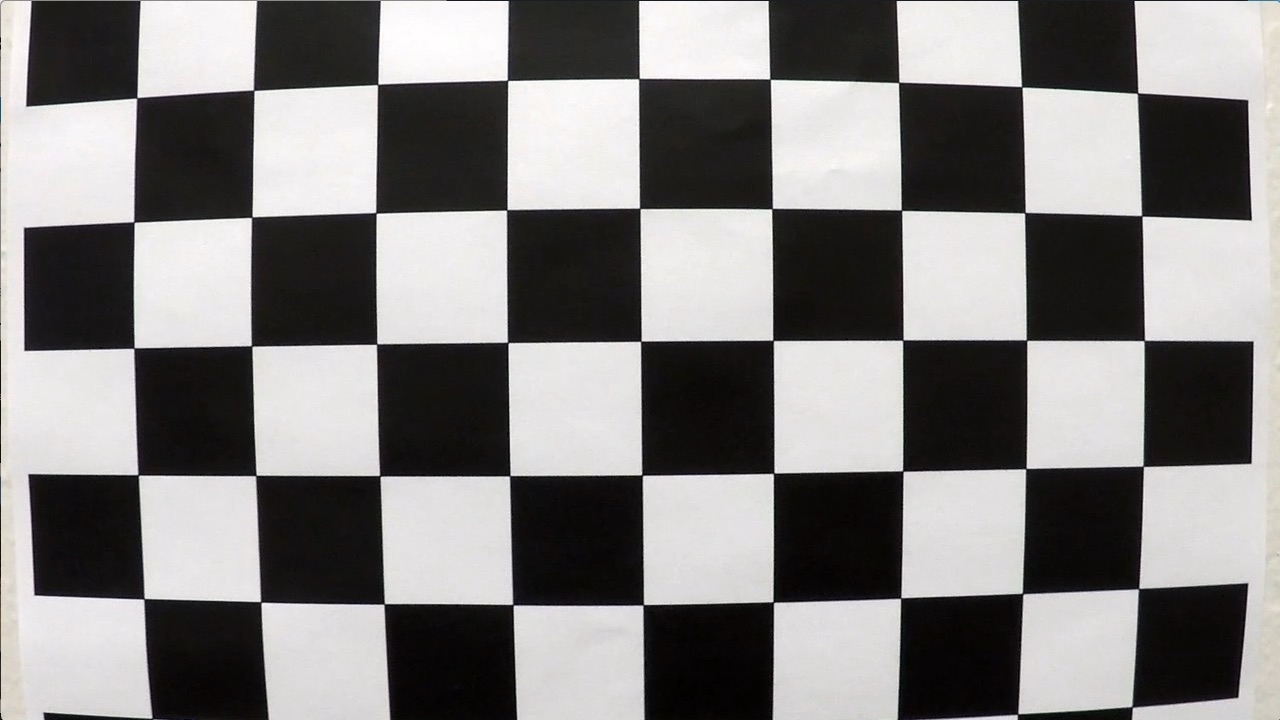
#> input picture camera_cal/calibration1.jpg, 1280 x 720 px; its folder holds 5 pictures in this run
$ jupyter execute Lane-Finding.ipynb   (shell and % lines are left out)   (older library calls are emulated)
#> lines starting #> are read from the running program, lines starting #| are printed output that depends on the picture; after the words box and inside, x2 and y2 are one past the last pixel; in counts of white or black regions, pixels touching at a corner belong together
## Advanced Lane Finding Project

The goals / steps of this project are the following:

* Compute the camera calibration matrix and distortion coefficients given a set of chessboard images.
* Apply a distortion correction to raw images.
* Use color transforms, gradients, etc., to create a thresholded binary image.
* Apply a perspective transform to rectify binary image ("birds-eye view").
* Detect lane pixels and fit to find the lane boundary.
* Determine the curvature of the lane and vehicle position with respect to center.
* Warp the detected lane boundaries back onto the original image.
* Output visual display of the lane boundaries and numerical estimation of lane curvature and vehicle position.

---

[cell 1]
import numpy as np
import cv2
import glob
from PIL import Image
import matplotlib.image as mpimg
import matplotlib.pyplot as plt
import pickle
# %matplotlib qt

## Camera Calibration

### 1. Have the camera matrix and distortion coefficients been computed correctly and checked on one of the calibration images as a test?

[cell 2]
# prepare object points, like (0,0,0), (1,0,0), (2,0,0) ....,(6,5,0)
objp = np.zeros((6*9,3), np.float32)
objp[:,:2] = np.mgrid[0:9,0:6].T.reshape(-1,2)

# Arrays to store object points and image points from all the images.
objpoints = [] # 3d points in real world space
imgpoints = [] # 2d points in image plane.

# Make a list of calibration images
images = glob.glob('./camera_cal/calibration*.jpg')

# Step through the list and search for chessboard corners
for fname in images:
    img = cv2.imread(fname)
#> img is the input picture: shape (720, 1280, 3); mean B, G, R 127.8, 128.4, 130.1
    gray = cv2.cvtColor(img,cv2.COLOR_BGR2GRAY)

    # Find the chessboard corners
    ret, corners = cv2.findChessboardCorners(gray, (9,6),None)
#> ret = False; corners = None

    # If found, add object points, image points
    if ret == True:
        objpoints.append(objp)
        imgpoints.append(corners)

        # Draw and display the corners
        img = cv2.drawChessboardCorners(img, (9,6), corners, ret)
        plt.figure()
        plt.imshow(img)
#> pass 2 of the loop `for fname in images:`:
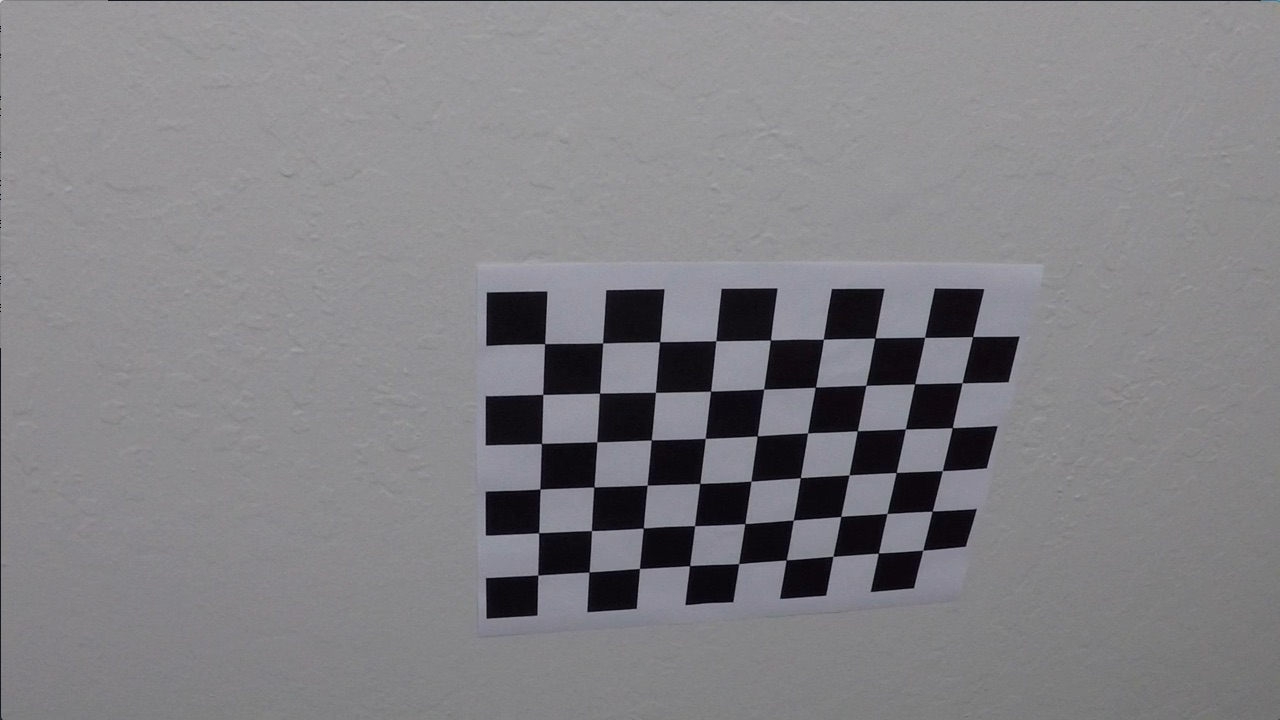
#> input picture camera_cal/calibration10.jpg, 1280 x 720 px
#> img is the input picture: shape (720, 1280, 3); mean B, G, R 133.1, 129.4, 130.2
#> ret = True; corners = 54 rows, first 8: [545.3, 343.1], [602.7, 342.8], [660.1, 341.3], [715.8, 340.7], [770.6, 340], [823.5, 339.2], [874.3, 338.5], [925.1, 337.4]
#> `img = cv2.drawChessboardCorners(img, (9,6), corners, ret)`:
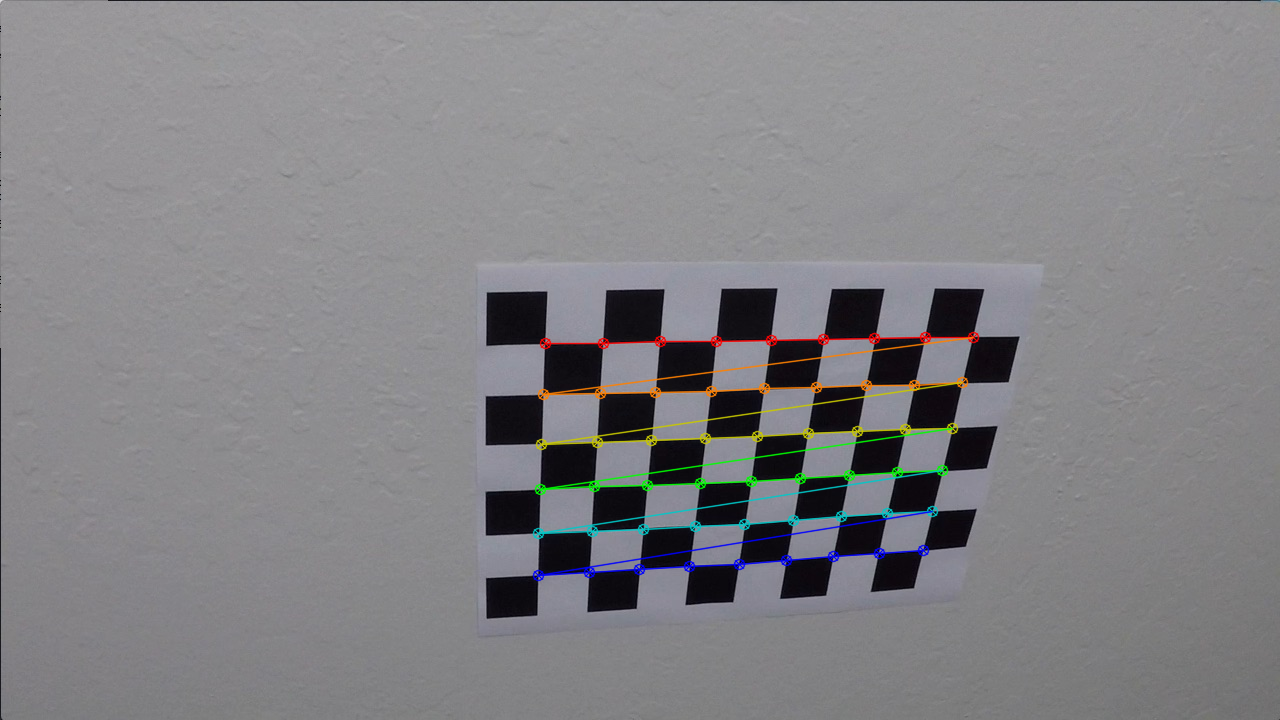
#> img: shape (720, 1280, 3); 1.91% of pixels changed, all inside (x1, y1, x2, y2) = (532, 331, 980, 582)

cv2.destroyAllWindows()

[cell 3]
# Test undistortion on an image
img = cv2.imread('./camera_cal/calibration3.jpg')
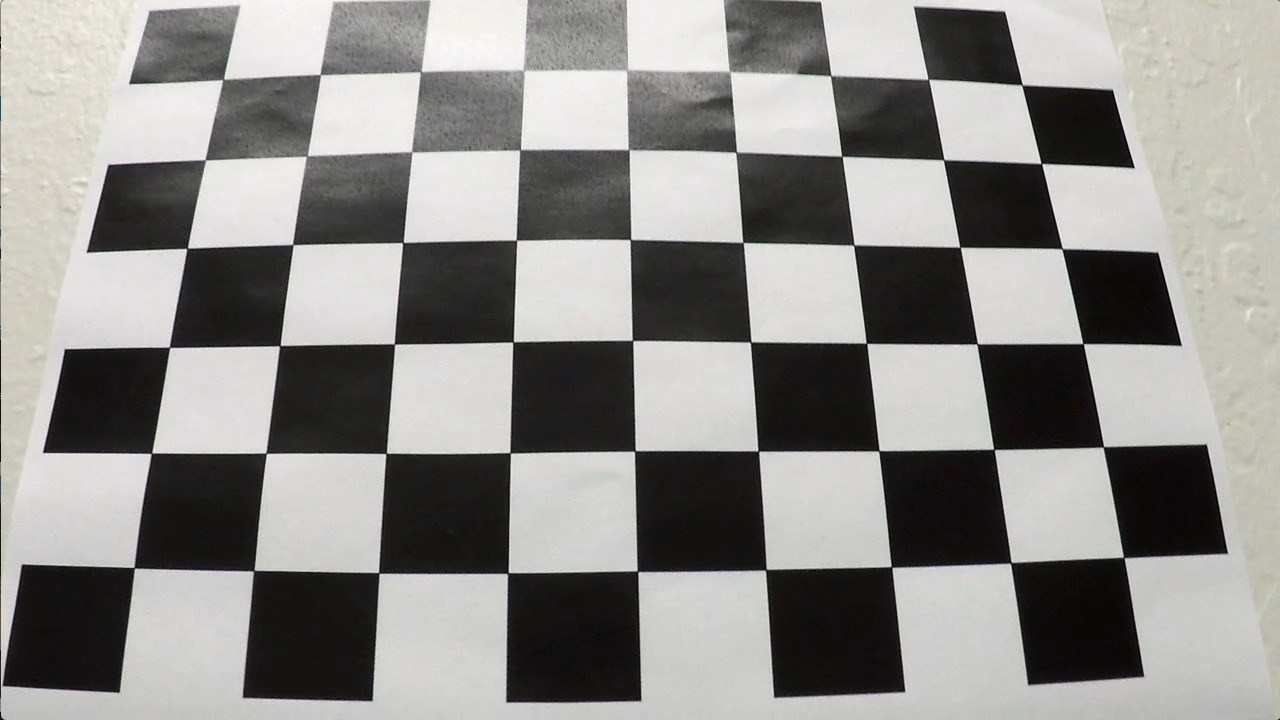
#> input picture camera_cal/calibration3.jpg, 1280 x 720 px
#> img is the input picture: shape (720, 1280, 3); mean B, G, R 138.1, 141, 141.8
img_size = (img.shape[1], img.shape[0])

# Do camera calibration given object points and image points
ret, mtx, dist, rvecs, tvecs = cv2.calibrateCamera(objpoints, imgpoints, img_size,None,None)


dst = cv2.undistort(img, mtx, dist, None, mtx)
cv2.imwrite('output_images/test_undist.jpg',dst)

# Save the camera calibration result for later use (we won't worry about rvecs / tvecs)
dist_pickle = {}
dist_pickle["mtx"] = mtx
dist_pickle["dist"] = dist
pickle.dump( dist_pickle, open( ".wide_dist_pickle.p", "wb" ) )
#dst = cv2.cvtColor(dst, cv2.COLOR_BGR2RGB)
# Visualize undistortion
f, (ax1, ax2) = plt.subplots(1, 2, figsize=(20,10))
ax1.imshow(img)
ax1.set_title('Original Image', fontsize=30)
ax2.imshow(dst)
ax2.set_title('Undistorted Image', fontsize=30)

#### Define function for apply distortion

[cell 4]
def correctDistortion(img):
    ''' correct Distortion '''
    return cv2.undistort(img, mtx, dist, None, mtx)

## Pipeline (Test images)

------

### 1. Example for Apply the distortion correction

[cell 5]
img = cv2.imread('./test_images/straight_lines2.jpg')
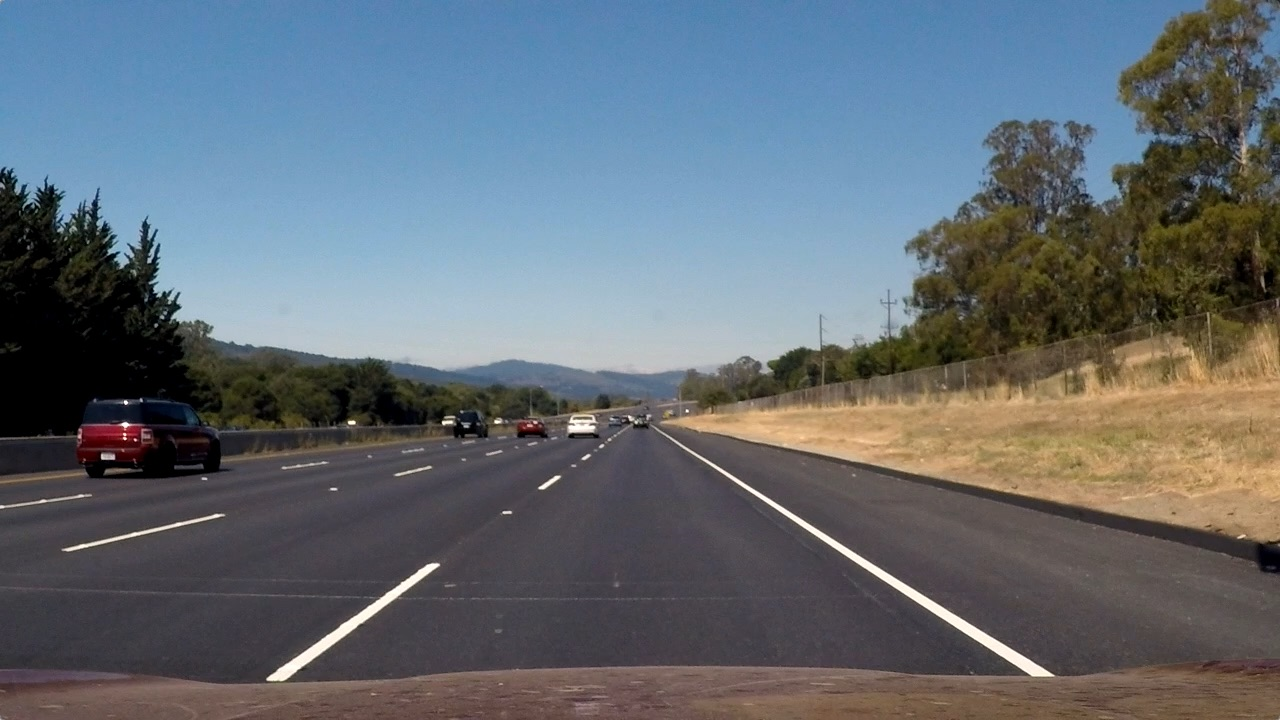
#> input picture test_images/straight_lines2.jpg, 1280 x 720 px
#> img is the input picture: shape (720, 1280, 3); mean B, G, R 115.1, 107.7, 99.4
img = cv2.cvtColor(img, cv2.COLOR_BGR2RGB)
dst = correctDistortion(img)
f, (ax1, ax2) = plt.subplots(1, 2, figsize=(20,10))
ax1.imshow(img)
ax1.set_title('Original Image', fontsize=30)
ax2.imshow(dst)
ax2.set_title('Undistorted Image', fontsize=30)

### 2. Has a binary image been created using color transforms, gradients or other methods?

### 2.1 color transofrmation and thresholds.

[cell 6]
# https://classroom.udacity.com/nanodegrees/nd013/parts/fbf77062-5703-404e-b60c-95b78b2f3f9e/modules/2b62a1c3-e151-4a0e-b6b6-e424fa46ceab/lessons/40ec78ee-fb7c-4b53-94a8-028c5c60b858/concepts/a1b70df9-638b-46bb-8af0-12c43dcfd0b4
def processImg(rbgImg, s_thresh=(200, 255), sx_thresh=(60, 100)):
#      s_thresh=(170, 255), sx_thresh=(20, 100)):
#> called with s_thresh = (200, 255), sx_thresh = (60, 100)
    img = np.copy(rbgImg)
    hsv = cv2.cvtColor(img, cv2.COLOR_RGB2HLS).astype(np.float)
    l_channel = hsv[:,:,1]
    s_channel = hsv[:,:,2]

    # Sobel x
    # Take the derivative in x
    sobelx = cv2.Sobel(l_channel, cv2.CV_64F, 1, 0)
    # Absolute x derivative to accentuate lines away from horizontal
    abs_sobelx = np.absolute(sobelx)
    scaled_sobel = np.uint8(255*abs_sobelx/np.max(abs_sobelx))

    # Threshold x gradient
    sxbinary = np.zeros_like(scaled_sobel)
    sxbinary[(scaled_sobel >= sx_thresh[0]) & (scaled_sobel <= sx_thresh[1])] = 1

    # Threshold color channel
    s_binary = np.zeros_like(s_channel)
    s_binary[(s_channel >= s_thresh[0]) & (s_channel <= s_thresh[1])] = 1

    color_binary = np.dstack(( np.zeros_like(sxbinary), sxbinary, s_binary))
    return color_binary

[cell 7]
img = cv2.imread('./test_images/straight_lines2.jpg')
img = cv2.cvtColor(img, cv2.COLOR_BGR2RGB)
dst = correctDistortion(img)
ori_img = np.copy(dst)
dst = processImg(dst)

f, (ax1, ax2) = plt.subplots(1, 2, figsize=(20,10))
ax1.imshow(img)
ax1.set_title('Original Image', fontsize=30)
ax2.imshow(dst)
ax2.set_title('processed Image', fontsize=30)

### 2.2 Perspective transform

[cell 8]
srcPt = np.float32([
    [585, 460],
    [203, 720],
    [1127, 720],
    [695, 460]
])

dstPt = np.float32([
    [320, 0],
    [320, 720],
    [960, 720],
    [960, 0]
])

M = cv2.getPerspectiveTransform(srcPt, dstPt)
Minv = cv2.getPerspectiveTransform(dstPt, srcPt)

def transformImgToBirdEyeView(img):
    return cv2.warpPerspective(img, M, img_size, flags=cv2.INTER_LINEAR)

[cell 9]
bridEyeDst_HSL = transformImgToBirdEyeView(dst)

f, (ax1, ax2) = plt.subplots(1, 2, figsize=(20,10))
ax1.imshow(dst)
ax1.set_title('Before transformation', fontsize=30)
ax2.imshow(bridEyeDst_HSL)
ax2.set_title('After transformation', fontsize=30)

#### To gray scale

[cell 10]
bridEyeDst = np.array(bridEyeDst_HSL[:,:,0] +bridEyeDst_HSL[:,:,1]+bridEyeDst_HSL[:,:,2]).reshape((bridEyeDst_HSL.shape[0],bridEyeDst_HSL.shape[1]))
grayDst = np.array(dst[:,:,0] +dst[:,:,1]+dst[:,:,2]).reshape((dst.shape[0],dst.shape[1]))
grayDst = np.dstack((grayDst,grayDst,grayDst))
#> grayDst: shape (720, 1280, 3) float64
print(bridEyeDst.shape)
#| (720, 1280)
plt.imshow(bridEyeDst, cmap=plt.get_cmap('gray'))

### 2.3 Line fitting

#### 2.3.1 find Line points

[cell 11]
binary_warped = bridEyeDst
histogram = np.sum(binary_warped[int(binary_warped.shape[0]/2):,:], axis=0)
plt.plot(histogram)

[cell 12]
# Assuming you have created a warped binary image called "binary_warped"
# Take a histogram of the bottom half of the image
histogram = np.sum(binary_warped[int(binary_warped.shape[0]/2):,:], axis=0)
# Create an output image to draw on and  visualize the result
out_img = np.dstack((binary_warped, binary_warped, binary_warped))*255
single_channel_gray = binary_warped*255
# Find the peak of the left and right halves of the histogram
# These will be the starting point for the left and right lines
midpoint = np.int(int(histogram.shape[0]/2))
leftx_base = np.argmax(histogram[:midpoint])
rightx_base = np.argmax(histogram[midpoint:]) + midpoint

# [8 lines of commented-out code are left out]
print(single_channel_gray.shape)
#| (720, 1280)
plt.imshow(out_img)

[cell 13]
gray_img = out_img
out_img = np.copy(gray_img)
# Choose the number of sliding windows
nwindows = 9
# Set height of windows
window_height = np.int(binary_warped.shape[0]/nwindows)
# Identify the x and y positions of all nonzero pixels in the image
nonzero = binary_warped.nonzero()
nonzeroy = np.array(nonzero[0])
nonzerox = np.array(nonzero[1])
# Current positions to be updated for each window
leftx_current = leftx_base
rightx_current = rightx_base
# Set the width of the windows +/- margin
margin = 100
# Set minimum number of pixels found to recenter window
minpix = 50
# Create empty lists to receive left and right lane pixel indices
left_lane_inds = []
right_lane_inds = []

# Step through the windows one by one
for window in range(nwindows):
    # Identify window boundaries in x and y (and right and left)
    win_y_low = binary_warped.shape[0] - (window+1)*window_height
    win_y_high = binary_warped.shape[0] - window*window_height
    win_xleft_low = leftx_current - margin
    win_xleft_high = leftx_current + margin
    win_xright_low = rightx_current - margin
    win_xright_high = rightx_current + margin
    # Draw the windows on the visualization image
    cv2.rectangle(out_img,(win_xleft_low,win_y_low),(win_xleft_high,win_y_high),(0,255,0), 2)
    cv2.rectangle(out_img,(win_xright_low,win_y_low),(win_xright_high,win_y_high),(0,255,0), 2)
    # Identify the nonzero pixels in x and y within the window
    good_left_inds = ((nonzeroy >= win_y_low) & (nonzeroy < win_y_high) & (nonzerox >= win_xleft_low) & (nonzerox < win_xleft_high)).nonzero()[0]
    good_right_inds = ((nonzeroy >= win_y_low) & (nonzeroy < win_y_high) & (nonzerox >= win_xright_low) & (nonzerox < win_xright_high)).nonzero()[0]
    # Append these indices to the lists
    left_lane_inds.append(good_left_inds)
    right_lane_inds.append(good_right_inds)
    # If you found > minpix pixels, recenter next window on their mean position
    if len(good_left_inds) > minpix:
        leftx_current = np.int(np.mean(nonzerox[good_left_inds]))
    if len(good_right_inds) > minpix:
        rightx_current = np.int(np.mean(nonzerox[good_right_inds]))
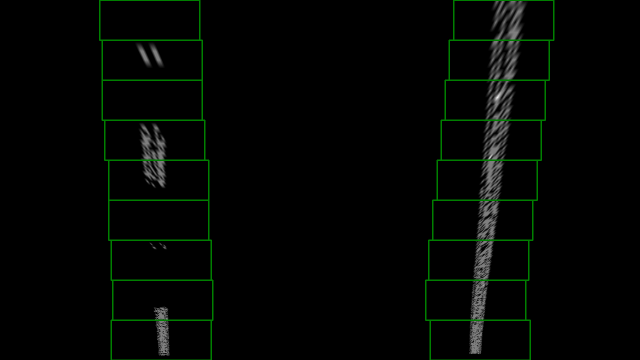
#> out_img: shape (720, 1280, 3) float64 (shown at 1/2 size); mean of channels 0, 1, 2 5.6, 11, 5.6; drawn with min black and max white

# Concatenate the arrays of indices
left_lane_inds = np.concatenate(left_lane_inds)
right_lane_inds = np.concatenate(right_lane_inds)

# Extract left and right line pixel positions
leftx = nonzerox[left_lane_inds]
lefty = nonzeroy[left_lane_inds]
rightx = nonzerox[right_lane_inds]
righty = nonzeroy[right_lane_inds]

# Fit a second order polynomial to each
left_fit = np.polyfit(lefty, leftx, 2)
right_fit = np.polyfit(righty, rightx, 2)

[cell 14]
# Generate x and y values for plotting
ploty = np.linspace(0, binary_warped.shape[0]-1, binary_warped.shape[0] )
left_fitx = left_fit[0]*ploty**2 + left_fit[1]*ploty + left_fit[2]
right_fitx = right_fit[0]*ploty**2 + right_fit[1]*ploty + right_fit[2]

plt.figure()
plt.imshow(gray_img)
plt.figure()

out_img[nonzeroy[left_lane_inds], nonzerox[left_lane_inds]] = [255, 0, 0]
out_img[nonzeroy[right_lane_inds], nonzerox[right_lane_inds]] = [0, 0, 255]
plt.imshow(gray_img)
plt.plot(left_fitx, ploty, color='yellow')
plt.plot(right_fitx, ploty, color='red')
plt.xlim(0, 1280)
plt.ylim(720, 0)

[cell 15]
warp_zero = np.zeros_like(single_channel_gray).astype(np.uint8)
color_warp = np.dstack((warp_zero, warp_zero, warp_zero))

pts_left = np.array([np.transpose(np.vstack([left_fitx, ploty]))])
pts_right = np.array([np.flipud(np.transpose(np.vstack([right_fitx, ploty])))])
pts = np.array(np.hstack((pts_left, pts_right)), np.int32)

[cell 16]
ori_img.dtype

[cell 17]
# cv2.fillPoly(color_warp, np.int_([pts]), (0, 255, 0))
triangle = np.array([ [[10,30], [40,80], [10,90]] ], np.int32)
print(triangle.shape)
cv2.fillPoly(color_warp, pts, (0, 255, 0))

newwarp = cv2.warpPerspective(color_warp, Minv, (gray_img.shape[1], gray_img.shape[0]))

res = cv2.addWeighted(np.array(grayDst,np.float32), 1, np.array(newwarp,np.float32), 0.3, 0.0)
rgb_weigthed = cv2.addWeighted(np.array(ori_img,np.uint8), 1, np.array(newwarp,np.uint8), 0.3, 0.0)

plt.imshow(newwarp)
plt.figure()
plt.imshow(color_warp)
plt.figure()
plt.imshow(res)
plt.figure()
plt.imshow(rgb_weigthed)
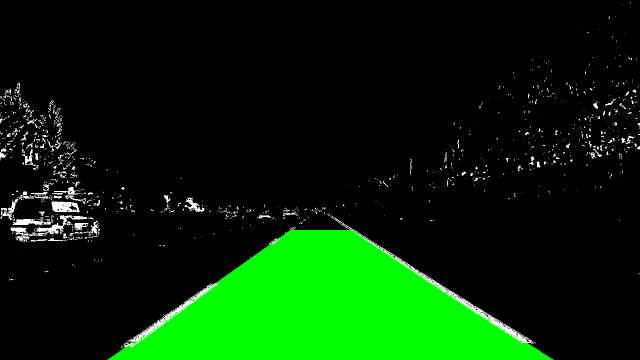
#> shown: shape (720, 1280, 3) float32 (shown at 1/2 size); mean R, G, B 0.0206, 0.161, 0.0206

[cell 18]
def calCurvature(yVals, x):
    y_eval = np.max(yVals)
    ym_per_pix = 30/720 # meters per pixel in y dimension
    xm_per_pix = 3.7/700 # meters per pixel in x dimension

    fit_cr = np.polyfit(ploty*ym_per_pix, x*xm_per_pix, 2)
    curverad = ((1 + (2*fit_cr[0]*y_eval*ym_per_pix + fit_cr[1])**2)**1.5) / np.absolute(2*fit_cr[0])
    print(curverad, 'm')
    return curverad
